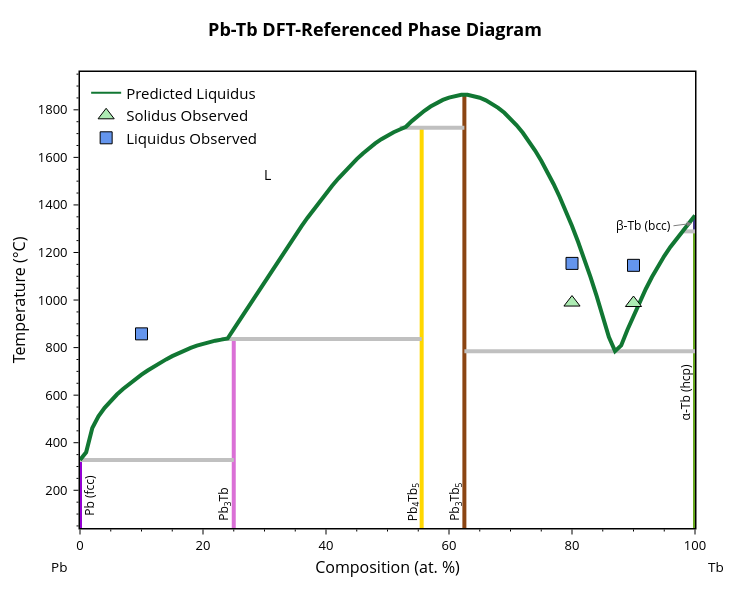

Notebook code for this chart:
### Code cell
import plotly.graph_objects as go

def add_experimental_traces(figure: go.Figure):
    """Add measured solidus and liquidus markers to a Plotly figure."""

    figure.add_trace(go.Scatter(
            x=[point[0] for point in solidus_points],
            y=[point[1] for point in solidus_points],
            mode='markers',
            marker=dict(color='#ADEBB3', size=14, symbol='triangle-up', line=dict(width=1, color='black')),
            name='Solidus Observed'
    ))

    figure.add_trace(go.Scatter(
            x=[point[0] for point in liquidus_points],
            y=[point[1] for point in liquidus_points],
            mode='markers',
            marker=dict(color='cornflowerblue', size=12, symbol='square', line=dict(width=1, color='black')),
            name='Liquidus Observed'
    ))

fig = blp.get_plot('pred')
add_experimental_traces(fig)
fig.show()

### Figure 1 — Plotly figure (JSON) as saved in the notebook; plotly's stock layout.template omitted (floating-point values rounded to 4 significant figures)
{"data": [{"hovertemplate": "label=Pb (fcc)<br>x=%{x}<br>t=%{y}<extra></extra>", "legendgroup": "Pb (fcc)", "line": {"color": "#9400D3", "dash": "solid", "width": 4}, "marker": {"symbol": "circle"}, "mode": "lines", "name": "Pb (fcc)", "orientation": "v", "showlegend": false, "type": "scatter", "x": [0, 0], "xaxis": "x", "y": [-273.1, 327.5], "yaxis": "y"}, {"hovertemplate": "label=TbPb3<br>x=%{x}<br>t=%{y}<extra></extra>", "legendgroup": "TbPb3", "line": {"color": "#DA70D6", "dash": "solid", "width": 4}, "marker": {"symbol": "circle"}, "mode": "lines", "name": "TbPb3", "orientation": "v", "showlegend": false, "type": "scatter", "x": [25, 25, 25, 25, 25, 25, 25, 25, 25, 25, 25, 25, 25, 25, 25, 25, 25, 25, 25, 25, 25, 25, 25, 25, 25, 25], "xaxis": "x", "y": [-273.1, 327.5, 359.4, 461.7, 510.6, 546.8, 576.6, 602.6, 626.0, 647.5, 667.4, 686.1, 703.7, 720.3, 735.8, 750.4, 764.1, 776.7, 788.3, 798.8, 808.2, 816.5, 823.5, 829.2, 833.6, 836.4], "yaxis": "y"}, {"hovertemplate": "label=Tb5Pb4<br>x=%{x}<br>t=%{y}<extra></extra>", "legendgroup": "Tb5Pb4", "line": {"color": "#FFD700", "dash": "solid", "width": 4}, "marker": {"symbol": "circle"}, "mode": "lines", "name": "Tb5Pb4", "orientation": "v", "showlegend": false, "type": "scatter", "x": [55.56, 55.56, 55.56, 55.56, 55.56, 55.56, 55.56, 55.56, 55.56, 55.56, 55.56, 55.56, 55.56, 55.56, 55.56, 55.56, 55.56, 55.56, 55.56, 55.56, 55.56, 55.56, 55.56, 55.56, 55.56, 55.56, 55.56, 55.56, 55.56, 55.56, 55.56, 55.56], "xaxis": "x", "y": [-273.1, 836.4, 838.2, 877.8, 917.7, 957.7, 997.9, 1038.0, 1078.0, 1118.0, 1158.0, 1197.0, 1235.0, 1273.0, 1310.0, 1346.0, 1382.0, 1416.0, 1449.0, 1481.0, 1511.0, 1540.0, 1567.0, 1593.0, 1617.0, 1639.0, 1659.0, 1676.0, 1692.0, 1706.0, 1717.0, 1725.0], "yaxis": "y"}, {"hovertemplate": "label=Tb5Pb3<br>x=%{x}<br>t=%{y}<extra></extra>", "legendgroup": "Tb5Pb3", "line": {"color": "#8B4513", "dash": "solid", "width": 4}, "marker": {"symbol": "circle"}, "mode": "lines", "name": "Tb5Pb3", "orientation": "v", "showlegend": false, "type": "scatter", "x": [62.5, 62.5, 62.5, 62.5, 62.5, 62.5, 62.5, 62.5, 62.5, 62.5, 62.5, 62.5, 62.5, 62.5, 62.5, 62.5, 62.5, 62.5, 62.5, 62.5, 62.5, 62.5, 62.5, 62.5, 62.5, 62.5, 62.5, 62.5, 62.5, 62.5, 62.5, 62.5, 62.5, 62.5, 62.5, 62.5, 62.5, 62.5], "xaxis": "x", "y": [-273.1, 785.1, 844.7, 933.0, 1017.0, 1097.0, 1173.0, 1244.0, 1311.0, 1374.0, 1433.0, 1488.0, 1539.0, 1586.0, 1629.0, 1668.0, 1703.0, 1725.0, 1729.0, 1735.0, 1754.0, 1763.0, 1776.0, 1787.0, 1796.0, 1808.0, 1814.0, 1826.0, 1829.0, 1840.0, 1842.0, 1851.0, 1852.0, 1859.0, 1859.0, 1863.0, 1863.0, 1865.0], "yaxis": "y"}, {"hovertemplate": "label=alpha-Tb (hcp)<br>x=%{x}<br>t=%{y}<extra></extra>", "legendgroup": "alpha-Tb (hcp)", "line": {"color": "#66A61E", "dash": "solid", "width": 4}, "marker": {"symbol": "circle"}, "mode": "lines", "name": "alpha-Tb (hcp)", "orientation": "v", "showlegend": false, "type": "scatter", "x": [100, 100, 100, 100, 100, 100, 100, 100, 100, 100, 100, 100, 100, 100], "xaxis": "x", "y": [-273.1, 785.1, 809.3, 873.8, 934.9, 992.5, 1046.0, 1097.0, 1143.0, 1185.0, 1223.0, 1257.0, 1286.0, 1289.0], "yaxis": "y"}, {"hovertemplate": "label=beta-Tb (bcc)<br>x=%{x}<br>t=%{y}<extra></extra>", "legendgroup": "beta-Tb (bcc)", "line": {"color": "#483D8B", "dash": "solid", "width": 4}, "marker": {"symbol": "circle"}, "mode": "lines", "name": "beta-Tb (bcc)", "orientation": "v", "showlegend": false, "type": "scatter", "x": [100, 100, 100, 100], "xaxis": "x", "y": [1289.0, 1289.0, 1320.0, 1356.0], "yaxis": "y"}, {"hovertemplate": "x=%{x}<br>y=%{y}<extra></extra>", "legendgroup": "", "line": {"color": "Silver", "dash": "solid", "width": 4}, "marker": {"symbol": "circle"}, "mode": "lines", "name": "", "orientation": "v", "showlegend": false, "type": "scatter", "x": [62.5, 100], "xaxis": "x", "y": [785.1, 785.1], "yaxis": "y"}, {"hovertemplate": "x=%{x}<br>y=%{y}<extra></extra>", "legendgroup": "", "line": {"color": "Silver", "dash": "solid", "width": 4}, "marker": {"symbol": "circle"}, "mode": "lines", "name": "", "orientation": "v", "showlegend": false, "type": "scatter", "x": [23, 55.56], "xaxis": "x", "y": [836.4, 836.4], "yaxis": "y"}, {"hovertemplate": "x=%{x}<br>y=%{y}<extra></extra>", "legendgroup": "", "line": {"color": "Silver", "dash": "solid", "width": 4}, "marker": {"symbol": "circle"}, "mode": "lines", "name": "", "orientation": "v", "showlegend": false, "type": "scatter", "x": [52, 62.5], "xaxis": "x", "y": [1725.0, 1725.0], "yaxis": "y"}, {"hovertemplate": "x=%{x}<br>y=%{y}<extra></extra>", "legendgroup": "", "line": {"color": "Silver", "dash": "solid", "width": 4}, "marker": {"symbol": "circle"}, "mode": "lines", "name": "", "orientation": "v", "showlegend": false, "type": "scatter", "x": [0, 25], "xaxis": "x", "y": [327.5, 327.5], "yaxis": "y"}, {"hovertemplate": "x=%{x}<br>y=%{y}<extra></extra>", "legendgroup": "", "line": {"color": "Silver", "dash": "solid", "width": 4}, "marker": {"symbol": "circle"}, "mode": "lines", "name": "", "orientation": "v", "showlegend": false, "type": "scatter", "x": [100, 98.08], "xaxis": "x", "y": [1289.0, 1289.0], "yaxis": "y"}, {"hovertemplate": "label=L<br>x=%{x}<br>t=%{y}<extra></extra>", "legendgroup": "L", "line": {"color": "#117733", "dash": "solid", "width": 4}, "marker": {"symbol": "circle"}, "mode": "lines", "name": "L", "orientation": "v", "showlegend": false, "type": "scatter", "x": [0, 1, 2, 3, 4, 5, 6, 7.0, 8, 9, 10, 11, 12, 13, 14.0, 15, 16, 17, 18, 19, 20, 21, 22, 23, 24, 25, 26, 27, 28.0, 29.0, 30, 31, 32, 33, 34, 35, 36, 37, 38, 39, 40, 41, 42, 43, 44, 45, 46, 47, 48, 49, 50, 51, 52, 53, 54, 55.0, 56.0, 57.0, 58.0, 59, 60, 61, 62, 63, 64, 65, 66, 67, 68, 69, 70, 71, 72, 73, 74, 75, 76, 77, 78, 79, 80, 81, 82, 83, 84, 85, 86, 87, 88, 89, 90, 91, 92, 93, 94, 95, 96, 97, 98, 99, 100], "xaxis": "x", "y": [327.5, 359.4, 461.7, 510.6, 546.8, 576.6, 602.6, 626.0, 647.5, 667.4, 686.1, 703.7, 720.3, 735.8, 750.4, 764.1, 776.7, 788.3, 798.8, 808.2, 816.5, 823.5, 829.2, 833.6, 838.2, 877.8, 917.7, 957.7, 997.9, 1038.0, 1078.0, 1118.0, 1158.0, 1197.0, 1235.0, 1273.0, 1310.0, 1346.0, 1382.0, 1416.0, 1449.0, 1481.0, 1511.0, 1540.0, 1567.0, 1593.0, 1617.0, 1639.0, 1659.0, 1676.0, 1692.0, 1706.0, 1717.0, 1729.0, 1754.0, 1776.0, 1796.0, 1814.0, 1829.0, 1842.0, 1852.0, 1859.0, 1863.0, 1863.0, 1859.0, 1851.0, 1840.0, 1826.0, 1808.0, 1787.0, 1763.0, 1735.0, 1703.0, 1668.0, 1629.0, 1586.0, 1539.0, 1488.0, 1433.0, 1374.0, 1311.0, 1244.0, 1173.0, 1097.0, 1017.0, 933.0, 844.7, 785.1, 809.3, 873.8, 934.9, 992.5, 1046.0, 1097.0, 1143.0, 1185.0, 1223.0, 1257.0, 1286.0, 1320.0, 1356.0], "yaxis": "y"}, {"marker": {"color": "#117733"}, "mode": "lines", "name": "Predicted Liquidus", "showlegend": true, "type": "scatter", "x": [null], "y": [null]}, {"marker": {"color": "#ADEBB3", "line": {"color": "black", "width": 1}, "size": 14, "symbol": "triangle-up"}, "mode": "markers", "name": "Solidus Observed", "type": "scatter", "x": [80, 90], "y": [989.4, 987.5]}, {"marker": {"color": "cornflowerblue", "line": {"color": "black", "width": 1}, "size": 12, "symbol": "square"}, "mode": "markers", "name": "Liquidus Observed", "type": "scatter", "x": [10, 80, 90], "y": [857.8, 1154.0, 1146]}], "layout": {"annotations": [{"font": {"color": "black", "size": 12}, "showarrow": false, "text": "Pb (fcc)", "textangle": -90, "x": 1.5, "xanchor": "center", "y": 178.2, "yanchor": "middle"}, {"font": {"color": "black", "size": 12}, "showarrow": false, "text": "α-Tb (hcp)", "textangle": -90, "x": 98.5, "xanchor": "center", "y": 610.7, "yanchor": "middle"}, {"arrowcolor": "gray", "arrowhead": 2, "arrowwidth": 1, "ax": -18.45, "ay": 2.372, "font": {"color": "black", "size": 12}, "showarrow": true, "text": "β-Tb (bcc)", "textangle": 0, "x": 99.5, "xanchor": "right", "y": 1322.0, "yanchor": "middle"}, {"font": {"color": "black", "size": 12}, "showarrow": false, "text": "Pb<sub>3</sub>Tb", "textangle": -90, "x": 23.5, "xanchor": "center", "y": 141.2, "yanchor": "middle"}, {"font": {"color": "black", "size": 12}, "showarrow": false, "text": "Pb<sub>4</sub>Tb<sub>5</sub>", "textangle": -90, "x": 54.06, "xanchor": "center", "y": 151.8, "yanchor": "middle"}, {"font": {"color": "black", "size": 12}, "showarrow": false, "text": "Pb<sub>3</sub>Tb<sub>5</sub>", "textangle": -90, "x": 61, "xanchor": "center", "y": 151.8, "yanchor": "middle"}, {"font": {"color": "black", "size": 14}, "showarrow": false, "text": "L", "x": 30.49, "y": 1528.0}, {"font": {"color": "black", "size": 13.5}, "showarrow": false, "text": "Pb", "x": -0.05, "xanchor": "left", "xref": "paper", "y": -0.086, "yanchor": "middle", "yref": "paper"}, {"font": {"color": "black", "size": 13.5}, "showarrow": false, "text": "Tb", "x": 1.05, "xanchor": "right", "xref": "paper", "y": -0.086, "yanchor": "middle", "yref": "paper"}], "font": {"color": "black", "size": 13}, "height": 600, "legend": {"font": {"size": 15}, "x": 0.01, "xanchor": "left", "y": 0.99, "yanchor": "top"}, "margin": {"b": 72, "r": 55, "t": 72}, "plot_bgcolor": "white", "showlegend": true, "title": {"font": {"color": "black", "size": 18}, "text": "<b>Pb-Tb DFT-Referenced Phase Diagram</b>", "x": 0.5, "xanchor": "center", "yanchor": "bottom"}, "width": 750, "xaxis": {"linecolor": "black", "linewidth": 1.5, "minor": {"nticks": 5, "tickcolor": "black", "ticklen": 2, "ticks": "outside", "tickwidth": 1}, "mirror": true, "range": [0, 100], "showline": true, "tickcolor": "black", "tickformat": ".0f", "ticklen": 5, "ticks": "outside", "tickwidth": 1, "title": {"font": {"size": 16}, "standoff": 8, "text": "Composition (at. %)"}}, "yaxis": {"linecolor": "black", "linewidth": 1.5, "minor": {"nticks": 5, "tickcolor": "black", "ticklen": 2, "ticks": "outside", "tickwidth": 1}, "mirror": true, "range": [41.31, 1959.0], "showline": true, "tickcolor": "black", "ticklen": 5, "ticks": "outside", "ticksuffix": " ", "tickwidth": 1, "title": {"font": {"size": 16}, "standoff": 8, "text": "Temperature (°C)"}}}}
